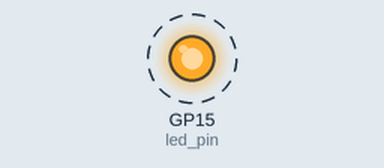
This program was run on a simulated Raspberry Pi Pico running MicroPython. On the bench: output pins drawn as LEDs (lit = HIGH). Dashed ring = blinking. What the program prints to the serial console is not drawn.

Above: at 0.2 s.
Timing chart, 0 to 3.0 s (numbered marks = the images above):
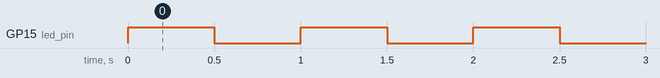

Measured:
- by itself, GP15 (led_pin): alternates HIGH for 0.50 s and LOW for 0.50 s

The program:

main.py
```python
from machine import Pin
import time

# 設置 GPIO 15 為輸出引腳
led_pin = Pin(15, Pin.OUT)

print("開始閃爍 GPIO 15 上的 LED...")

# 讓 LED 持續閃爍
while True:
    # 點亮 LED (高電平)
    led_pin.value(1)
    print("LED ON")
    time.sleep(0.5)  # 暫停 0.5 秒

    # 熄滅 LED (低電平)
    led_pin.value(0)
    print("LED OFF")
    time.sleep(0.5)  # 暫停 0.5 秒
```
